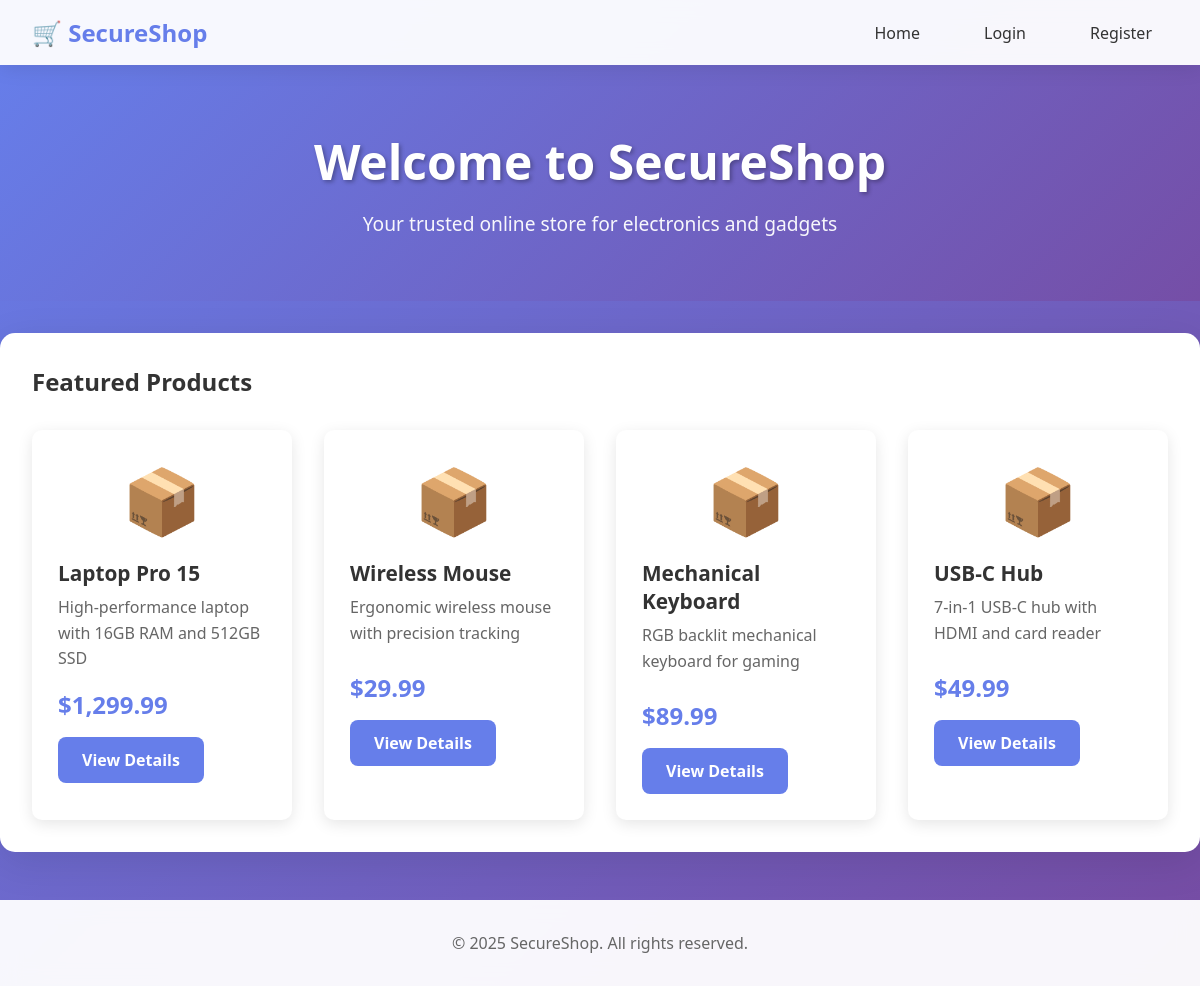
The page / on the database its author committed.
### tables this page shows
CREATE TABLE IF NOT EXISTS products (
    id INT AUTO_INCREMENT PRIMARY KEY,
    name VARCHAR(100) NOT NULL,
    description TEXT,
    price DECIMAL(10, 2),
    image VARCHAR(255),
    created_at TIMESTAMP DEFAULT CURRENT_TIMESTAMP
);

### config.php (called while the page is built, shortened)
<?php
function isLoggedIn() {
    return isset($_SESSION['user_id']);
}
?>

### index.php (the view, shortened to what this page needs)
<?php
require_once 'config.php';
$current_user = getCurrentUser();
?>
<!DOCTYPE html>
<html lang="en">
<head>
    <link rel="stylesheet" href="style.css">
</head>
<body>
    <nav class="navbar">
        <div class="nav-container">
            <a href="index.php" class="logo">🛒 SecureShop</a>
            <ul class="nav-menu">
                <li><a href="index.php">Home</a></li>
                <?php if (isLoggedIn()): ?>
                    <li><a href="profile.php?id=<?php echo $_SESSION['user_id']; ?>">My Profile</a></li>
                    <li><a href="logout.php">Logout</a></li>
                    <li class="user-info">Welcome, <?php echo htmlspecialchars($current_user['username']); ?>!</li>
                <?php else: ?>
                    <li><a href="login.php">Login</a></li>
                    <li><a href="register.php">Register</a></li>
                <?php endif; ?>
            </ul>
        </div>
    </nav>
    <div class="hero">
        <h1>Welcome to SecureShop</h1>
        <p>Your trusted online store for electronics and gadgets</p>
    </div>
    <div class="container">
        <h2>Featured Products</h2>
        <div class="products-grid">
            <?php
            $query = "SELECT * FROM products LIMIT 4";
            $result = $conn->query($query);
            while ($product = $result->fetch_assoc()):
            ?>
            <div class="product-card">
                <div class="product-image">📦</div>
                <h3><?php echo htmlspecialchars($product['name']); ?></h3>
                <p class="product-description"><?php echo htmlspecialchars($product['description']); ?></p>
                <p class="product-price">$<?php echo number_format($product['price'], 2); ?></p>
                <a href="product.php?id=<?php echo $product['id']; ?>" class="btn">View Details</a>
            </div>
            <?php endwhile; ?>
        </div>
    </div>
    <footer>
        <p>&copy; 2025 SecureShop. All rights reserved.</p>
    </footer>
</body>
</html>

### style.css (style rules this page uses)
* { margin: 0; padding: 0; box-sizing: border-box; }
body { font-family: 'Segoe UI', Tahoma, Geneva, Verdana, sans-serif; background: linear-gradient(135deg, #667eea 0%, #764ba2 100%); min-height: 100vh; color: #333; }
.navbar { background: rgba(255, 255, 255, 0.95); backdrop-filter: blur(10px); box-shadow: 0 2px 20px rgba(0, 0, 0, 0.1); position: sticky; top: 0; z-index: 1000; }
.nav-container { max-width: 1200px; margin: 0 auto; padding: 1rem 2rem; display: flex; justify-content: space-between; align-items: center; }
.logo { font-size: 1.5rem; font-weight: bold; color: #667eea; text-decoration: none; transition: transform 0.3s ease; }
.nav-menu { display: flex; list-style: none; gap: 2rem; align-items: center; }
.nav-menu li a { color: #333; text-decoration: none; font-weight: 500; transition: color 0.3s ease; padding: 0.5rem 1rem; border-radius: 5px; }
.hero { text-align: center; padding: 4rem 2rem; color: white; background: linear-gradient(135deg, rgba(102, 126, 234, 0.8) 0%, rgba(118, 75, 162, 0.8) 100%); margin-bottom: 2rem; }
.hero h1 { font-size: 3rem; margin-bottom: 1rem; text-shadow: 2px 2px 4px rgba(0, 0, 0, 0.3); }
.hero p { font-size: 1.2rem; opacity: 0.95; }
.container { max-width: 1200px; margin: 0 auto; padding: 2rem; background: white; border-radius: 15px; box-shadow: 0 10px 40px rgba(0, 0, 0, 0.1); margin-bottom: 2rem; }
.products-grid { display: grid; grid-template-columns: repeat(auto-fit, minmax(250px, 1fr)); gap: 2rem; margin-top: 2rem; }
.product-card { background: white; border-radius: 10px; padding: 1.5rem; box-shadow: 0 4px 15px rgba(0, 0, 0, 0.1); transition: transform 0.3s ease, box-shadow 0.3s ease; border: 2px solid transparent; }
.product-image { font-size: 4rem; text-align: center; margin-bottom: 1rem; }
.product-card h3 { color: #333; margin-bottom: 0.5rem; font-size: 1.3rem; }
.product-description { color: #666; margin-bottom: 1rem; line-height: 1.6; min-height: 60px; }
.product-price { font-size: 1.5rem; color: #667eea; font-weight: bold; margin-bottom: 1rem; }
.btn { display: inline-block; padding: 0.75rem 1.5rem; background: #667eea; color: white; text-decoration: none; border-radius: 8px; font-weight: 600; transition: all 0.3s ease; border: none; cursor: pointer; font-size: 1rem; }
footer { background: rgba(255, 255, 255, 0.95); backdrop-filter: blur(10px); text-align: center; padding: 2rem; color: #666; margin-top: 3rem; }

### rows shown on the page
products: name "Laptop Pro 15", description "High-performance laptop with 16GB RAM and 512GB SSD", price "1,299.99"
products: name "Wireless Mouse", description "Ergonomic wireless mouse with precision tracking", price "29.99"
products: name "Mechanical Keyboard", description "RGB backlit mechanical keyboard for gaming", price "89.99"
products: name "USB-C Hub", description "7-in-1 USB-C hub with HDMI and card reader", price "49.99"
